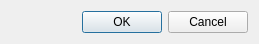
<?xml version="1.0" encoding="UTF-8"?>
<ui version="4.0">
 <class>NotificationsBanner</class>
 <widget class="QWidget" name="NotificationsBanner">
  <property name="geometry">
   <rect>
    <x>0</x>
    <y>0</y>
    <width>259</width>
    <height>33</height>
   </rect>
  </property>
  <property name="sizePolicy">
   <sizepolicy hsizetype="Preferred" vsizetype="Minimum">
    <horstretch>0</horstretch>
    <verstretch>0</verstretch>
   </sizepolicy>
  </property>
  <property name="windowTitle">
   <string>Form</string>
  </property>
  <property name="styleSheet">
   <string/>
  </property>
  <layout class="QGridLayout" name="gridLayout">
   <item row="0" column="0">
    <widget class="QLabel" name="iconLabel"/>
   </item>
   <item row="0" column="1">
    <widget class="QLabel" name="messageLabel"/>
   </item>
   <item row="0" column="2">
    <spacer name="horizontalSpacer">
     <property name="orientation">
      <enum>Qt::Horizontal</enum>
     </property>
     <property name="sizeHint" stdset="0">
      <size>
       <width>20</width>
       <height>0</height>
      </size>
     </property>
    </spacer>
   </item>
   <item row="0" column="3">
    <widget class="QDialogButtonBox" name="buttonBox">
     <property name="standardButtons">
      <set>QDialogButtonBox::Cancel|QDialogButtonBox::Ok</set>
     </property>
    </widget>
   </item>
  </layout>
 </widget>
 <resources/>
 <connections/>
</ui>
